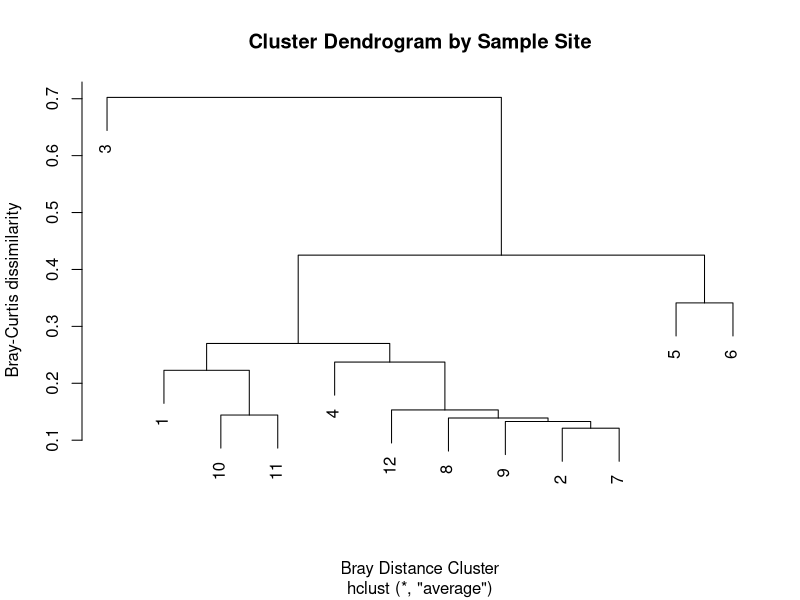
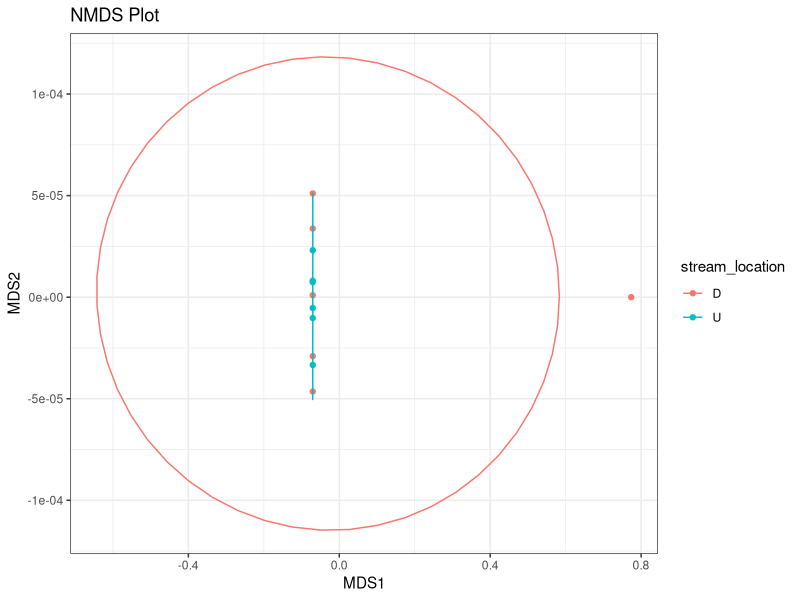
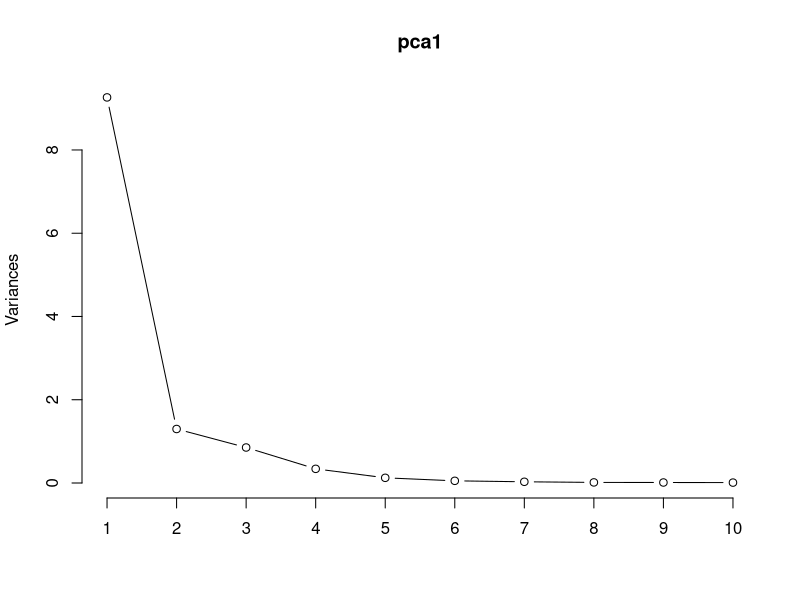

Reproduce these figures in R, in order.
## ---- chunk 1

# we might need libraries for analysis that are not be installed.
# the following code will test for the presence of the library and install if necessary
# create a list of packages to be tested
# list_of_packages <- c("vegan")#, "tidyverse", "indicspecies")
# # compare the list to the installed packages
# new_packages <- list_of_packages[!(list_of_packages %in% installed.packages()[,"Package"])]
# # install packages if not found
# if(length(new_packages) > 0){install.packages(new_packages)}

# load the libraries individually
# library(tidyr)
# library(dplyr)
# library(readr)
# library(stringr)

# load the tidyverse as a single call
# this will load all of the above, as well as ggplot2
library(tidyverse)
library(vegan) # ecological analysis package
## ---- chunk 2
# read the data from the CSV
otu_wide <- read_csv("data/RDP_Genus_Pohick.csv")
# look at the column names
# colnames(otu_wide)

otu_wide
## ---- chunk 3
# gather the wide data into a long format.
# The OTU# and Family will be maintained and will be extended as necessary
# The format of the key/value arguments are:
# the word key = "new_column_name_to_hold_old_column_names"
# the word value = "new_column_name_to_hold_data"

otu_long <- # assign the output to a new variable
  otu_wide %>%  # the data to use
    dplyr::select(1, 7, Sample1:Sample12) %>% # select only the columns to use
   gather(key = sample_number, # the key (column names) that will become the categorical or factor
       value = sample_measurement, # the values that are associated with each key
       Sample1:Sample12) # the columns to use

# view the result
otu_long
## ---- chunk 4
# Add a new variable stream_location that defines upstream and downstream locations
# the first example is a long-hand version that types out all the sample names
# note: the variable stream_location is used because the word location is a function in dplyr
# otu_long <- # add to the original long data by reassigning the output to the same variable
#   otu_long %>% # use the long data
#   # mutate creates a new column of the same length
#   # if sample_number is in the vector of samples, then set the value to U,
#   # otherwise, set the value to D
#   mutate(stream_location = if_else(sample_number %in% c("Sample1", "Sample2", "Sample3", "Sample4", "Sample5", "Sample6"), "U", "D"))


# here is a more concise version using a string concatination to create the vector of samples
otu_long <- otu_long %>% # add to the original long data
  # str_c is a string concatination of the word Sample to each number 1-6
  mutate(stream_location = if_else(sample_number %in% str_c("Sample", 1:6), "U", "D"))

# view the result
otu_long
## ---- chunk 5
# the code below will just print the result to screen
# we are not saving the output to a variable because we are just verifying the result

otu_long %>% # use the long data
  filter(stream_location == "D") %>% # then filter on location is equal to "D"
  distinct(sample_number) # find the distinct sample_numbers
## ---- chunk 6
otu_t <- # assign the result to a new variable
  otu_wide %>%  # use the original wide data
    filter(Class != "Chloroplast") %>% # here we can filter out the chloroplast as mentioned earlier
    # select only the columns to use, this code will select all columns between Sample1 and Sample12
    select(1, Sample1:Sample12) %>% 
    gather(key = sample_number, # the key (column names) that will become the categorical or factor
       value = sample_measurement, # the values that are associated with each key
       Sample1:Sample12) %>% # the column data to use
    # this next part takes the now long data and spreads it back into a wide format
    # We will transpose the data by spreading the OTU# across columns
    spread(`OTU#`, sample_measurement) %>% 
    # Add in the factor for stream location
    mutate(stream_location = if_else(sample_number %in% str_c("Sample", 1:6), "U", "D")) %>% 
    # rearrange the columns
    select(sample_number, stream_location, everything(.))

# see the result
otu_t 
## ---- chunk 7
# first separate the data matrix (out# data) from the main data frame for ease
sp_mat <- otu_t %>%
  select(-c(1:2)) # omit the first two columns
# look at the result
sp_mat
## ---- chunk 8
# calculate the distance matrix
bc_dist <- vegdist(sp_mat, method = "bray") 

# look at the distance matrix
bc_dist
## ---- chunk 9

# cluster communities using average-linkage algorithm
comm_bc_clust <- hclust(bc_dist, method = "average")

# plot cluster diagram
plot(comm_bc_clust, ylab = "Bray-Curtis dissimilarity",
     xlab = "Bray Distance Cluster",
     main = "Cluster Dendrogram by Sample Site")
## ---- chunk 10
# run the permanova
adonis(bc_dist ~ otu_t$stream_location) # the $ extracts the column of stream locations from otu_t
## ---- chunk 11
# Homogeneity of dispersion test
beta <- betadisper(bc_dist, otu_t$stream_location)
permutest(beta)
## ---- chunk 12
# rescale the data to test
sp_mat_scaled <- sp_mat * 1000
# sp_mat_scaled

# calculate the mds
sp_mds <- metaMDS(sp_mat_scaled, distance = "bray")#, trace = FALSE)
sp_mds

# ordiplot(sp_mds, display = "sites", type = "text")
# plot(sp_mds, type = "t")
# stressplot(sp_mds)
## ---- chunk 13
# create a tibble dataframe
nmds <- tibble(MDS1 = sp_mds$points[,1], # extract the x points
               MDS2 = sp_mds$points[,2], # extact the y points
               sample_number = otu_t$sample_number, # add in the sample numbers from the input data
               stream_location = otu_t$stream_location) # add in the stream locations
nmds
## ---- chunk 14

ggplot(nmds, # use the new tibble
       aes(x=MDS1, 
           y=MDS2, 
           col=stream_location )) + # each stream location will get a different color
 geom_point() + # plot the x/y points
 stat_ellipse() + # generate an ellipse around the groups
 theme_bw() + # a clean theme
 labs(title = "NMDS Plot") # assign the title
## ---- chunk 15
pca1 <- otu_wide %>% 
  select(Sample1:Sample12) %>% 
  # apply PCA - scale. = TRUE is highly 
# advisable, but default is FALSE. 
  prcomp(.,
         center = TRUE,
         scale. = TRUE)

summary(pca1)

# plot method
plot(pca1, type = "l")
